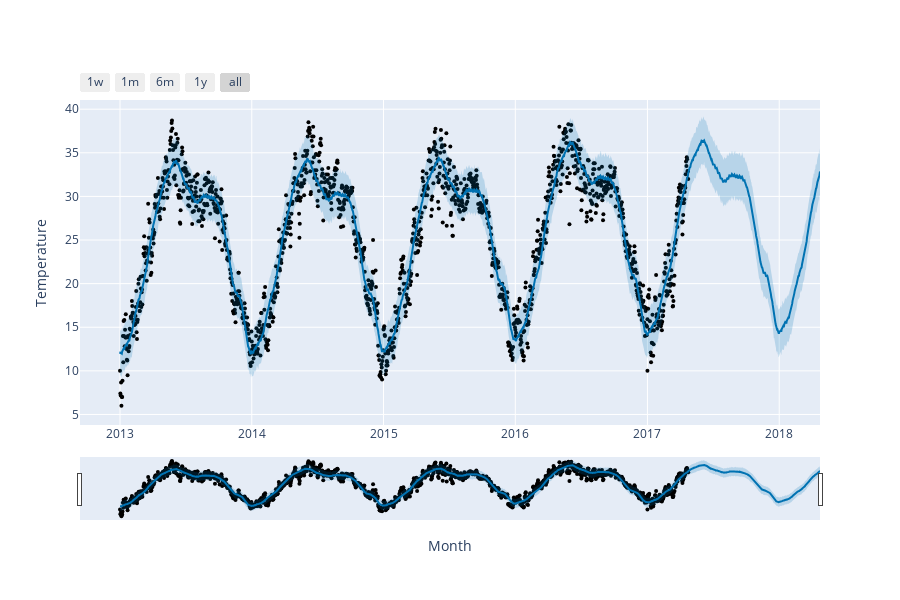

Notebook code cell kept with this figure:
### Code cell
plot_plotly(model,predictions,xlabel='Month',ylabel='Temperature')

### Figure 1 — Plotly figure (JSON) as saved in the notebook; plotly's stock layout.template omitted (floating-point values rounded to 4 significant figures; data arrays with more than 128 entries replaced by an {"elided": "..."} marker saying what was removed)
{"data": [{"marker": {"color": "black", "size": 4}, "mode": "markers", "name": "Actual", "type": "scatter", "x": {"elided": "1576 str values"}, "y": {"elided": "1576 float values"}}, {"hoverinfo": "skip", "line": {"width": 0}, "mode": "lines", "type": "scatter", "x": {"elided": "1940 str values"}, "y": {"elided": "1940 float values"}}, {"fill": "tonexty", "fillcolor": "rgba(0, 114, 178, 0.2)", "line": {"color": "#0072B2", "width": 2}, "mode": "lines", "name": "Predicted", "type": "scatter", "x": {"elided": "1940 str values"}, "y": {"elided": "1940 float values"}}, {"fill": "tonexty", "fillcolor": "rgba(0, 114, 178, 0.2)", "hoverinfo": "skip", "line": {"width": 0}, "mode": "lines", "type": "scatter", "x": {"elided": "1940 str values"}, "y": {"elided": "1940 float values"}}], "layout": {"height": 600, "showlegend": false, "width": 900, "xaxis": {"rangeselector": {"buttons": [{"count": 7, "label": "1w", "step": "day", "stepmode": "backward"}, {"count": 1, "label": "1m", "step": "month", "stepmode": "backward"}, {"count": 6, "label": "6m", "step": "month", "stepmode": "backward"}, {"count": 1, "label": "1y", "step": "year", "stepmode": "backward"}, {"step": "all"}]}, "rangeslider": {"visible": true}, "title": {"text": "Month"}, "type": "date"}, "yaxis": {"title": {"text": "Temperature"}}}}
